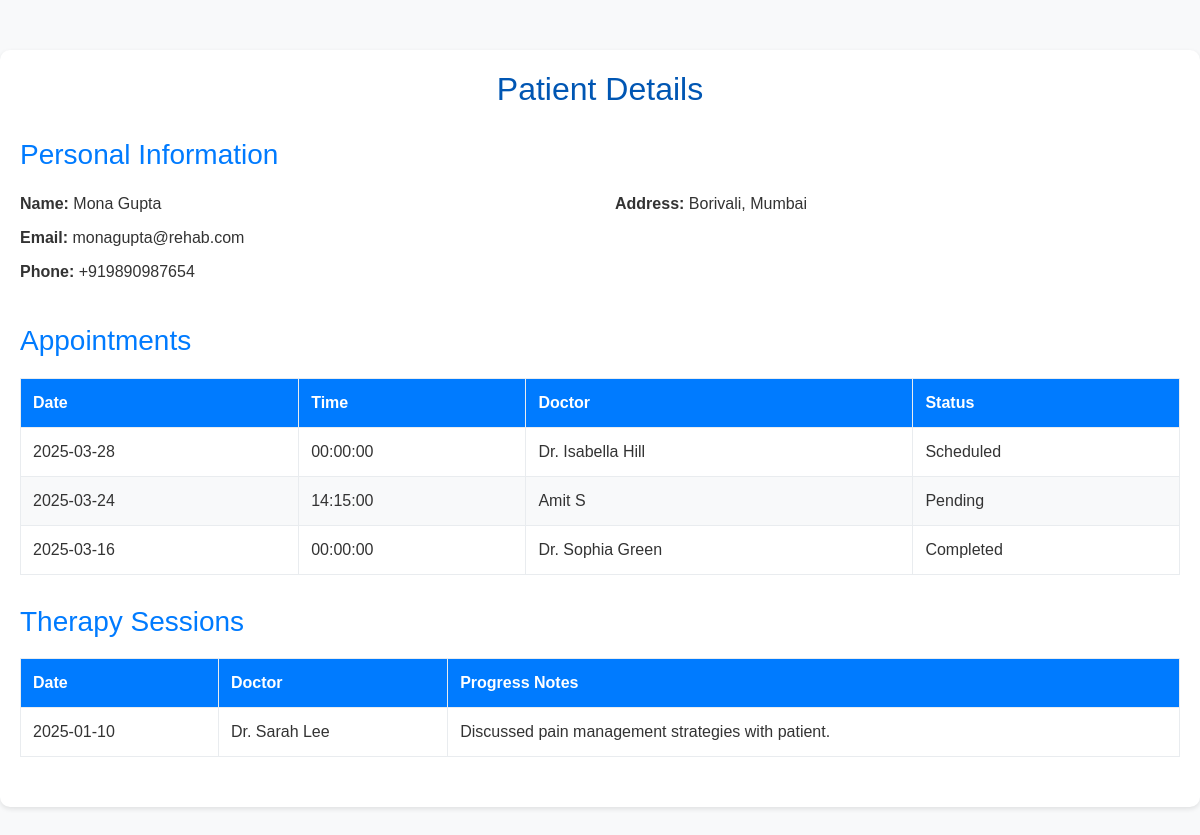
The page /view_patient_details.php?patient_id=18 (signed in) on the database as committed earlier.
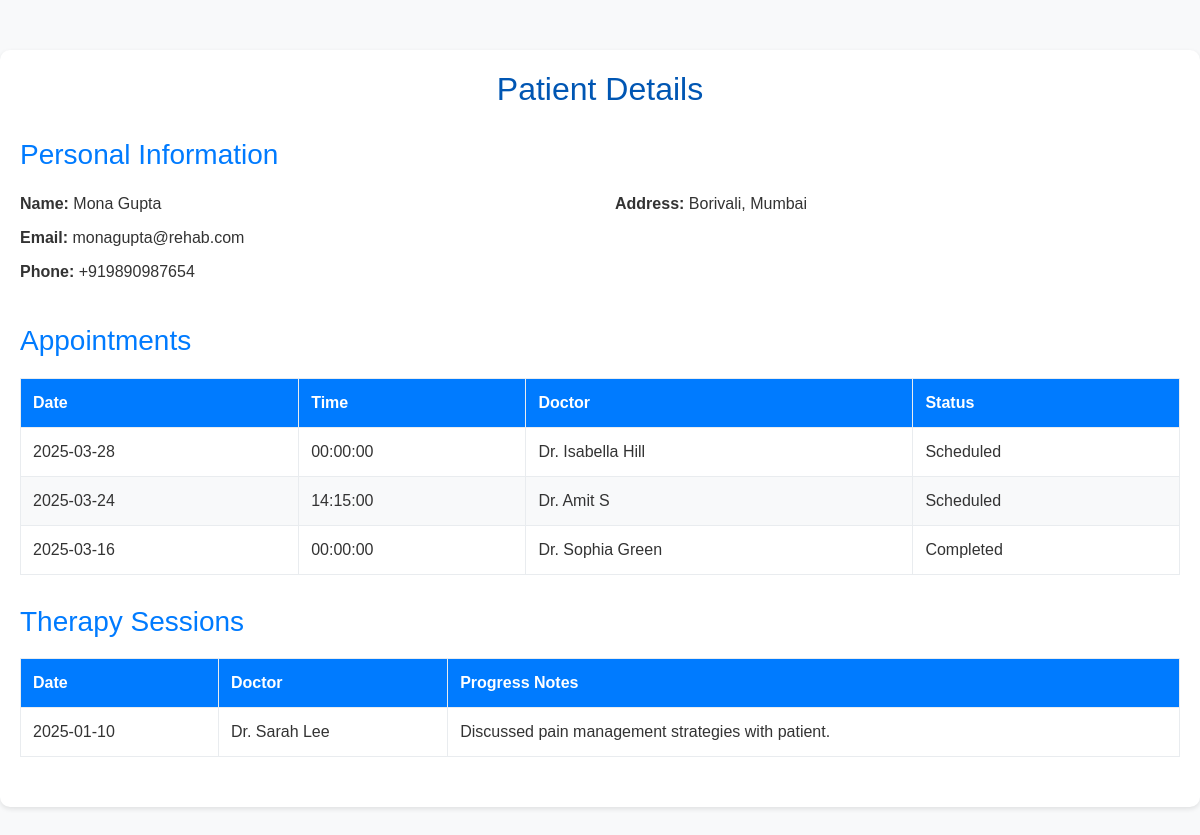
The same page on the database as committed later.
### tables this page shows
CREATE TABLE `appointments` (
  `appointment_id` int(11) NOT NULL,
  `patient_id` int(11) DEFAULT NULL,
  `doctor_id` int(11) DEFAULT NULL,
  `appointment_date` date NOT NULL,
  `appointment_time` time NOT NULL,
  `status` varchar(50) DEFAULT 'Pending'
);

CREATE TABLE `doctors` (
  `doctor_id` int(11) NOT NULL,
  `name` varchar(100) NOT NULL,
  `speciality` varchar(100) NOT NULL,
  `email` varchar(100) DEFAULT NULL,
  `password` varchar(255) NOT NULL,
  `phone` varchar(15) DEFAULT NULL,
  `experience` varchar(100) DEFAULT NULL,
  `visit_days` varchar(100) DEFAULT NULL,
  `max_patients` int(11) NOT NULL,
  `role_id` int(11) DEFAULT NULL,
  `appointment_count` int(11) DEFAULT 0
);

### view_patient_details.php (the view, shortened to what this page needs)
<?php
include 'connection.php';
$patient_id = $_GET['patient_id'];
$patient_query = "SELECT * FROM patients WHERE patient_id = '$patient_id'";
$patient_result = mysqli_query($conn, $patient_query);
$patient = mysqli_fetch_assoc($patient_result);
$appointments_query = "SELECT a.*, d.name AS doctor_name
                      FROM appointments a
                      JOIN doctors d ON a.doctor_id = d.doctor_id
                      WHERE a.patient_id = '$patient_id'
                      ORDER BY a.appointment_date DESC";
$appointments_result = mysqli_query($conn, $appointments_query);
$therapy_query = "SELECT ts.*, d.name AS doctor_name
                  FROM therapy_sessions ts
                  JOIN doctors d ON ts.doctor_id = d.doctor_id
                  WHERE ts.patient_id = '$patient_id'
                  ORDER BY ts.session_date DESC";
$therapy_result = mysqli_query($conn, $therapy_query);
?>
<!DOCTYPE html>
<html lang="en">
<head>
    <link rel="stylesheet" href="https://stackpath.bootstrapcdn.com/bootstrap/4.5.2/css/bootstrap.min.css">
</head>
<body>
    <div class="container">
        <h2>Patient Details</h2>
        <div class="info-section">
            <h3 class="section-title">Personal Information</h3>
            <div class="row">
                <div class="col-md-6">
                    <p><strong>Name:</strong> <?php echo $patient['name']; ?></p>
                    <p><strong>Email:</strong> <?php echo $patient['email']; ?></p>
                    <p><strong>Phone:</strong> <?php echo $patient['phone']; ?></p>
                </div>
                <div class="col-md-6">
                    <p><strong>Address:</strong> <?php echo $patient['address']; ?></p>
                </div>
            </div>
        </div>
        <div class="appointments">
            <h3 class="section-title">Appointments</h3>
            <?php if (mysqli_num_rows($appointments_result) > 0): ?>
                <table>
                    <thead>
                        <tr>
                            <th>Date</th>
                            <th>Time</th>
                            <th>Doctor</th>
                            <th>Status</th>
                        </tr>
                    </thead>
                    <tbody>
                        <?php while ($appointment = mysqli_fetch_assoc($appointments_result)): ?>
                            <tr>
                                <td><?php echo $appointment['appointment_date']; ?></td>
                                <td><?php echo $appointment['appointment_time']; ?></td>
                                <td><?php echo $appointment['doctor_name']; ?></td>
                                <td><?php echo $appointment['status']; ?></td>
                            </tr>
                        <?php endwhile; ?>
                    </tbody>
                </table>
            <?php else: ?>
                <div class="alert alert-info">No appointments found.</div>
            <?php endif; ?>
        </div>
        <div class="therapy-sessions">
            <h3 class="section-title">Therapy Sessions</h3>
            <?php if (mysqli_num_rows($therapy_result) > 0): ?>
                <table>
                    <thead>
                        <tr>
                            <th>Date</th>
                            <th>Doctor</th>
                            <th>Progress Notes</th>
                        </tr>
                    </thead>
                    <tbody>
                        <?php while ($therapy = mysqli_fetch_assoc($therapy_result)): ?>
                            <tr>
                                <td><?php echo $therapy['session_date']; ?></td>
                                <td><?php echo $therapy['doctor_name']; ?></td>
                                <td><?php echo $therapy['progress_notes']; ?></td>
                            </tr>
                        <?php endwhile; ?>
                    </tbody>
                </table>
            <?php else: ?>
                <div class="alert alert-info">No therapy sessions found.</div>
            <?php endif; ?>
        </div>
    </div>
</body>
</html>

Rows that differ between the two databases and show on the page:
changed appointments: doctor.name "Amit S" → "Dr. Amit S"; status "Pending" → "Scheduled"
